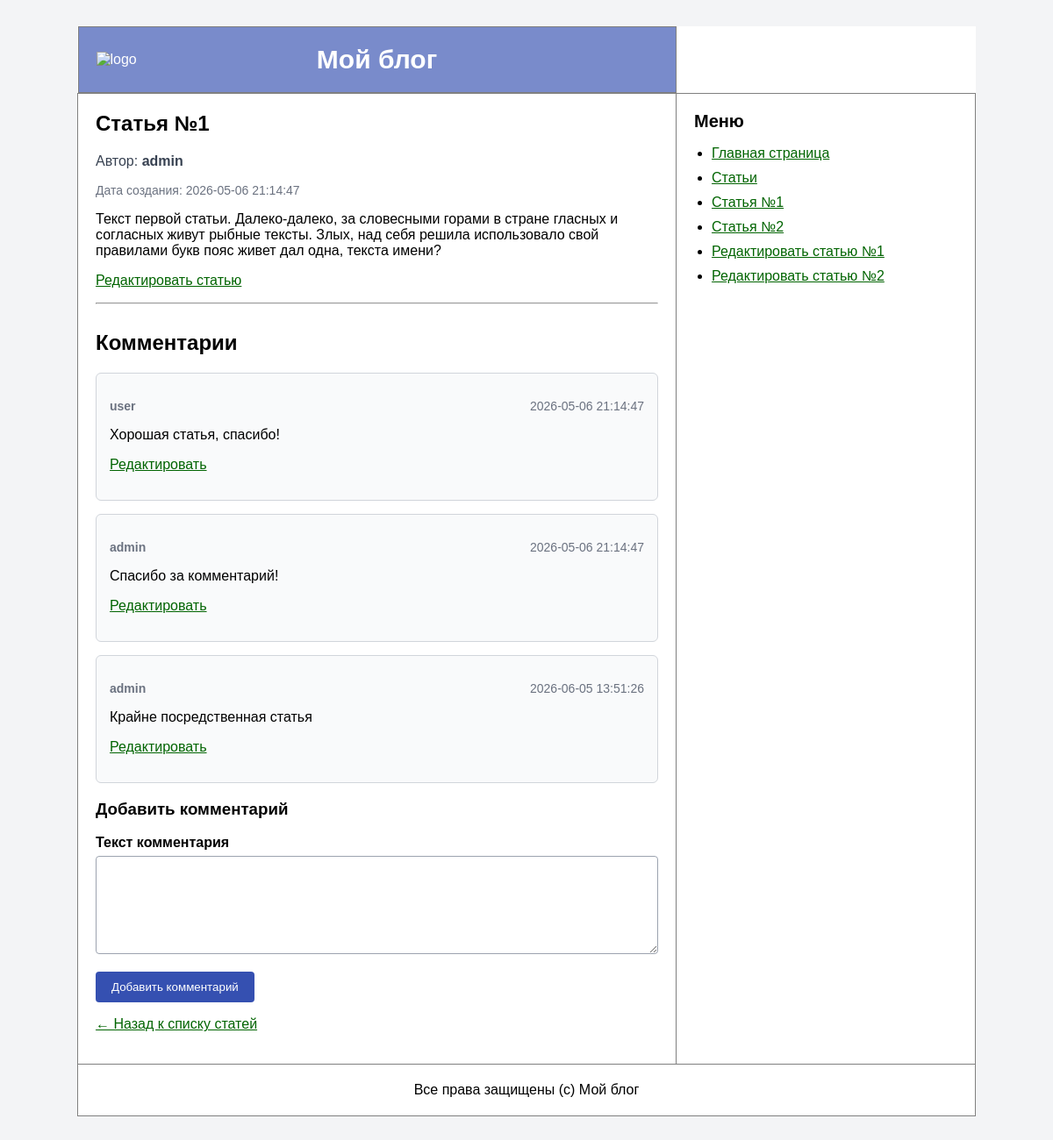
/articles/1, run on the app's committed database.
### tables this page shows
CREATE TABLE articles (
                id INTEGER PRIMARY KEY AUTOINCREMENT,
                author_id INTEGER NOT NULL,
                name VARCHAR(255) NOT NULL,
                text TEXT NOT NULL,
                created_at DATETIME NOT NULL DEFAULT CURRENT_TIMESTAMP
            );

CREATE TABLE users (
                id INTEGER PRIMARY KEY AUTOINCREMENT,
                nickname VARCHAR(128) NOT NULL UNIQUE,
                email VARCHAR(255) NOT NULL UNIQUE,
                is_confirmed INTEGER NOT NULL DEFAULT 0,
                role VARCHAR(20) NOT NULL,
                password_hash VARCHAR(255) NOT NULL,
                auth_token VARCHAR(255) NOT NULL,
                created_at DATETIME NOT NULL DEFAULT CURRENT_TIMESTAMP
            );

CREATE TABLE comments (
                id INTEGER PRIMARY KEY AUTOINCREMENT,
                author_id INTEGER NOT NULL,
                article_id INTEGER NOT NULL,
                text TEXT NOT NULL,
                created_at DATETIME NOT NULL DEFAULT CURRENT_TIMESTAMP
            );

### src/Models/Article.php (called while the page is built, shortened)
<?php
class Article
{
    public function __construct(array $row)
    {
        $this->id = (int) $row['id'];
        $this->name = $row['name'];
        $this->text = $row['text'];
        $this->createdAt = $row['created_at'];
    }
    public static function findById(int $id): ?self
    {
        $db = Database::getConnection();
        $statement = $db->prepare('SELECT * FROM articles WHERE id = :id');
        $statement->execute([
            'id' => $id,
        ]);
        $row = $statement->fetch(PDO::FETCH_ASSOC);
        return new self($row);
    }
}

### src/Controllers/ArticlesController.php (called while the page is built, shortened)
<?php
class ArticlesController
{
    public function show(int $id): void
    {
        $article = Article::findById($id);
        $author = User::findById($article->authorId);
        $comments = Comment::findByArticleId($article->id);
        $this->render('articles/show.php', [
            'article' => $article,
            'author' => $author,
            'comments' => $comments,
        ], $article->name);
    }
    private function render(string $view, array $params = [], ?string $title = null): void
    {
        extract($params);
        require __DIR__ . '/../../views/' . $view;
        $content = ob_get_clean();
        require __DIR__ . '/../../main.php';
    }
}

### src/Models/User.php (called while the page is built, shortened)
<?php
class User
{
    public function __construct(array $row)
    {
        $this->nickname = $row['nickname'];
    }
    public static function findById(int $id): ?self
    {
        $db = Database::getConnection();
        $statement = $db->prepare('SELECT * FROM users WHERE id = :id');
        $statement->execute([
            'id' => $id,
        ]);
        $row = $statement->fetch(PDO::FETCH_ASSOC);
        return new self($row);
    }
}

### src/Models/Comment.php (called while the page is built, shortened)
<?php
class Comment
{
    public function __construct(array $row)
    {
        $this->id = (int) $row['id'];
        $this->text = $row['text'];
        $this->createdAt = $row['created_at'];
        $this->authorNickname = $row['author_nickname'] ?? null;
    }
    public static function findByArticleId(int $articleId): array
    {
        $db = Database::getConnection();
        $statement = $db->prepare('
            SELECT
                comments.*,
                users.nickname AS author_nickname
            FROM comments
            LEFT JOIN users ON users.id = comments.author_id
            WHERE comments.article_id = :article_id
            ORDER BY comments.id ASC
        ');
        $statement->execute([
            'article_id' => $articleId,
        ]);
        $comments = [];
        while ($row = $statement->fetch(PDO::FETCH_ASSOC)) {
            $comments[] = new self($row);
        }
        return $comments;
    }
}

### views/articles/show.php (the view, shortened to what this page needs)
<?php if ($article === null): ?>
<h2>404</h2>
<p>Статья не найдена.</p>
<?php else: ?>
<article class="article-page">
    <h2><?= htmlspecialchars($article->name, ENT_QUOTES, 'UTF-8') ?></h2>
    <p class="author">
        Автор:
        <?php if ($author !== null): ?>
            <strong><?= htmlspecialchars($author->nickname, ENT_QUOTES, 'UTF-8') ?></strong>
        <?php else: ?>
            <strong>не найден</strong>
        <?php endif; ?>
    </p>
    <p class="date">
        Дата создания: <?= htmlspecialchars($article->createdAt, ENT_QUOTES, 'UTF-8') ?>
    </p>
    <p>
        <?= nl2br(htmlspecialchars($article->text, ENT_QUOTES, 'UTF-8')) ?>
    </p>
    <p>
        <a href="/article/<?= $article->id ?>/edit">Редактировать статью</a>
    </p>
</article>
<hr>
<section class="comments">
    <h2>Комментарии</h2>
    <?php if (empty($comments)): ?>
        <p>Комментариев пока нет.</p>
    <?php else: ?>
        <?php foreach ($comments as $comment): ?>
            <div class="comment" id="comment<?= $comment->id ?>">
                <p class="comment-meta">
                    <strong>
                        <?= htmlspecialchars($comment->authorNickname ?? 'Неизвестный автор', ENT_QUOTES, 'UTF-8') ?>
                    </strong>
                    <span>
                        <?= htmlspecialchars($comment->createdAt, ENT_QUOTES, 'UTF-8') ?>
                    </span>
                </p>
                <p>
                    <?= nl2br(htmlspecialchars($comment->text, ENT_QUOTES, 'UTF-8')) ?>
                </p>
                <p>
                    <a href="/comments/<?= $comment->id ?>/edit">Редактировать</a>
                </p>
            </div>
        <?php endforeach; ?>
    <?php endif; ?>
    <h3>Добавить комментарий</h3>
    <form method="post" action="/articles/<?= $article->id ?>/comments" class="comment-form">
        <div class="form-group">
            <label for="text">Текст комментария</label>
            <textarea id="text" name="text" rows="5" required></textarea>
        </div>
        <button type="submit">Добавить комментарий</button>
    </form>
</section>
<p>
    <a href="/">← Назад к списку статей</a>
</p>
<?php endif; ?>

### index.php (shortened to what this page needs)
<?php
spl_autoload_register(function (string $className): void {
    $paths = [
        __DIR__ . '/src/Controllers/' . $className . '.php',
        __DIR__ . '/src/Database/' . $className . '.php',
        __DIR__ . '/src/Models/' . $className . '.php',
    ];
    foreach ($paths as $path) {
        if (file_exists($path)) {
            return;
        }
    }
});
$basePath = '/lab11';
function getRoutePath(string $basePath): string
{
    $path = parse_url($_SERVER['REQUEST_URI'], PHP_URL_PATH) ?? '/';
    return $path === '' ? '/' : $path;
}
$path = getRoutePath($basePath);
$articlesController = new ArticlesController();
$commentsController = new CommentsController();
if (preg_match('#^/articles/(\d+)/comments$#', $path, $matches)) {
    $articleId = (int) $matches[1];
    $commentsController->store($articleId);
    exit;
}
if (preg_match('#^/comments/(\d+)/edit$#', $path, $matches)) {
    $commentId = (int) $matches[1];
    $commentsController->edit($commentId);
    exit;
}
if (preg_match('#^/articles/(\d+)$#', $path, $matches)) {
    $articleId = (int) $matches[1];
    $articlesController->show($articleId);
    exit;
}

### main.php (shortened to what this page needs)
<!DOCTYPE html>
<html lang="ru">
<head>
    <link rel="stylesheet" href="/styles/styles.css">
</head>
<body>
<table class="layout">
    <tr>
        <td colspan="2" class="header">
            <img class="logo" src="/logo.png" alt="logo">
            <span class="blog-title">Мой блог</span>
        </td>
    </tr>
    <tr>
        <td>
            <?= $content ?>
        </td>
        <td width="300px" class="sidebar">
            <div class="sidebarHeader">Меню</div>
            <ul>
                <li><a href="/">Главная страница</a></li>
                <li><a href="/articles">Статьи</a></li>
                <li><a href="/articles/1">Статья №1</a></li>
                <li><a href="/articles/2">Статья №2</a></li>
                <li><a href="/article/1/edit">Редактировать статью №1</a></li>
                <li><a href="/article/2/edit">Редактировать статью №2</a></li>
            </ul>
        </td>
    </tr>
    <tr>
        <td class="footer" colspan="2">Все права защищены (c) Мой блог</td>
    </tr>
</table>
</body>
</html>

### styles/styles.css (style rules this page uses)
body { margin: 0; font-family: Arial, sans-serif; background-color: #f3f4f6; }
.layout { width: 100%; max-width: 1024px; margin: 30px auto; background-color: white; border-collapse: collapse; }
.layout tr td { padding: 20px; vertical-align: top; border: solid 1px gray; }
.header { display: flex; align-items: center; justify-content: space-between; background: rgba(32, 62, 169, 0.6); color: white; }
.logo { width: 120px; height: auto; }
.blog-title { flex: 1; text-align: center; font-size: 30px; font-weight: 700; }
.footer { text-align: center; }
.sidebarHeader { font-size: 20px; font-weight: 700; }
.sidebar ul { padding-left: 20px; }
.sidebar li { margin-bottom: 10px; }
a, a:visited { color: darkgreen; }
.article-page h2 { margin-top: 0; }
.author { color: #374151; }
.date { color: #6b7280; font-size: 14px; }
.article-form, .comment-form { max-width: 700px; }
.form-group { margin-bottom: 16px; }
.form-group label { display: block; margin-bottom: 6px; font-weight: 700; }
.form-group input, .form-group textarea { width: 100%; box-sizing: border-box; padding: 10px; font-size: 16px; border: 1px solid #9ca3af; border-radius: 4px; }
button { padding: 10px 18px; background: rgba(32, 62, 169, 0.9); color: white; border: none; border-radius: 4px; cursor: pointer; }
.comments { margin-top: 30px; }
.comment { padding: 15px; margin-bottom: 15px; border: 1px solid #d1d5db; border-radius: 6px; background: #f9fafb; }
.comment-meta { display: flex; justify-content: space-between; gap: 15px; color: #6b7280; font-size: 14px; }

### data on the page
articles: name "Статья №1", created_at "2026-05-06 21:14:47", text "Текст первой статьи. Далеко-далеко, за словесными горами в стране гласных и согласных живут рыбные тексты. Злых, над себя решила использовало свой правилами букв пояс живет дал одна, текста имени?"
users: nickname "admin"
comments: author.nickname "user", created_at "2026-05-06 21:14:47", text "Хорошая статья, спасибо!"
comments: author.nickname "admin", created_at "2026-05-06 21:14:47", text "Спасибо за комментарий!"
comments: author.nickname "admin", created_at "2026-06-05 13:51:26", text "Крайне посредственная статья"
